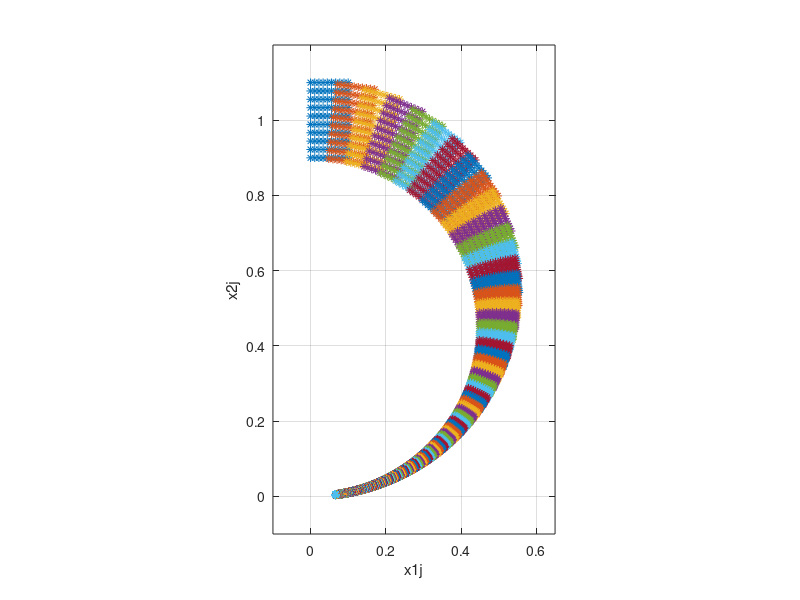

This figure's MATLAB source:
%%%%%%%%%%%%%%%%%%%%%%%%%%%%%%%%%%%%%%%%%%%%%%%%%%%%%%%%%%%%%%%%%%%%%%%%%%%
% Simulation of Examples from Asymptotic Properties of Set Dynamical
% Systems
% Example:  Artstein's Circles, First simulation
%%%%%%%%%%%%%%%%%%%%%%%%%%%%%%%%%%%%%%%%%%%%%%%%%%%%%%%%%%%%%%%%%%%%%%%%%%%
clear all
% Initial Set
d1=10;
x10=linspace(0,0.1,d1);
% n1=length(x10);
x20=linspace(0.9,1.1,d1);
[X10,X20] = meshgrid(x10,x20);
% X0 contains all the possible combinations of initial conditions given x10
% and x20 
X0 = [X10; X20];

% Number of iterations 
J=250;

% Simulation
% Xf: J x d matrix that will contains set evolution
Xf=X0;
u=-0.06;

for j=1:J
    % Separate Xf recursively into 2 matrices that contains the state Xij,
    % where i=1,2 and j=1...J.
    C = mat2cell(Xf(:,:,j), [d1 d1], [d1]);
    x1=C{1,1};
    x2=C{2,1};
    % x1plus=g1(x1,x2)
    x1plus= (-(x1.^2+x2.^2).*u+x1)./(1+(x1.^2+x2.^2).*u^2-2*x1.*u);
    % x2plus=g2(x1,x2)
    x2plus= x2./(1+(x1.^2+x2.^2)*u^2-2*x1.*u);
    % check if solution is in D=[0,infty) times [0,infty) before adding it
    % to Xf
    x1sign = (x1plus<0); % compute entries with negative x1
    x2sign = (x2plus<0); % compute entries with negative x2
    inD = isempty(find(x1sign)) * isempty(find(x2sign)); % inD = 1 if both terms are 1 (meaning empty find)
    if inD == 0 % not in D
       break 
    end
    % Add G(Xj) to Xf
    Xf(:,:,j+1)=[x1plus;x2plus];
end
% Plots
figure(1), clf
%figure(2), clf

Jfinal = size(Xf);
Jfinal = Jfinal(3);

% Computation of Xf and plot
for j=1:Jfinal
XF = mat2cell(Xf(:,:,j), [d1 d1], [d1]);
x_1=XF{1,1};
x_1=x_1(:)';
x_2=XF{2,1};
x_2=x_2(:)';
figure(1)
% plot3(x_1,x_2,x_1*0+j-1,'*'); grid on; hold on; xlabel('x1j');ylabel('x2j');zlabel('j');hold on
% figure(2)
plot(x_1,x_2,'*'); grid on; hold on; xlabel('x1j');ylabel('x2j'); hold on; axis equal
end
axis([-0.1 0.65 -0.1 1.2])
%axis equal
print -depsc -tiff -r300 ArtsteinCirclesSim1
%print(fig,'-dpdf','ArtsteinCircles.pdf')
